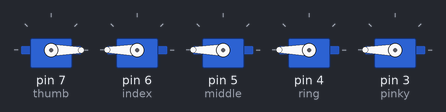
Recording of a sketch running on a simulated Arduino Uno, built with avr-gcc and run on an emulated ATmega328P. On the bench: 5 × servo.

Above: at 0.1 s.
At 1.1 s:
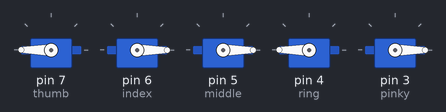
Timing chart, 0 to 2.6 s (numbered marks = the images above):
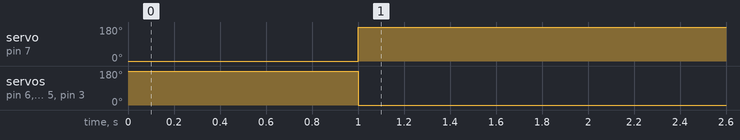

The sketch:

fourth-finger.ino
```cpp
#include <Servo.h>

Servo thumb;
Servo index;
Servo middle;
Servo ring;
Servo pinky;

void setup() {
  thumb.attach(7);
  index.attach(6);
  middle.attach(5);
  ring.attach(4);
  pinky.attach(3);

  openAll();
  delay(1000);
}

void loop() {
  closeAllExceptRing();
  delay(2000);
}

void openAll() {
  thumb.write(0); // flipped
  index.write(180);
  middle.write(180);
  ring.write(180);
  pinky.write(180);
}

void closeAllExceptRing() {
  thumb.write(180); // flipped
  index.write(0);
  middle.write(0);
  ring.write(180);
  pinky.write(0);
}
```

Measured:
- by itself, servo on pin 7 (thumb): 0° → 180° at 1.0 s
- by itself, servo on pin 6 (index), servo on pin 5 (middle), servo on pin 3 (pinky): 180° → 0° at 1.0 s
